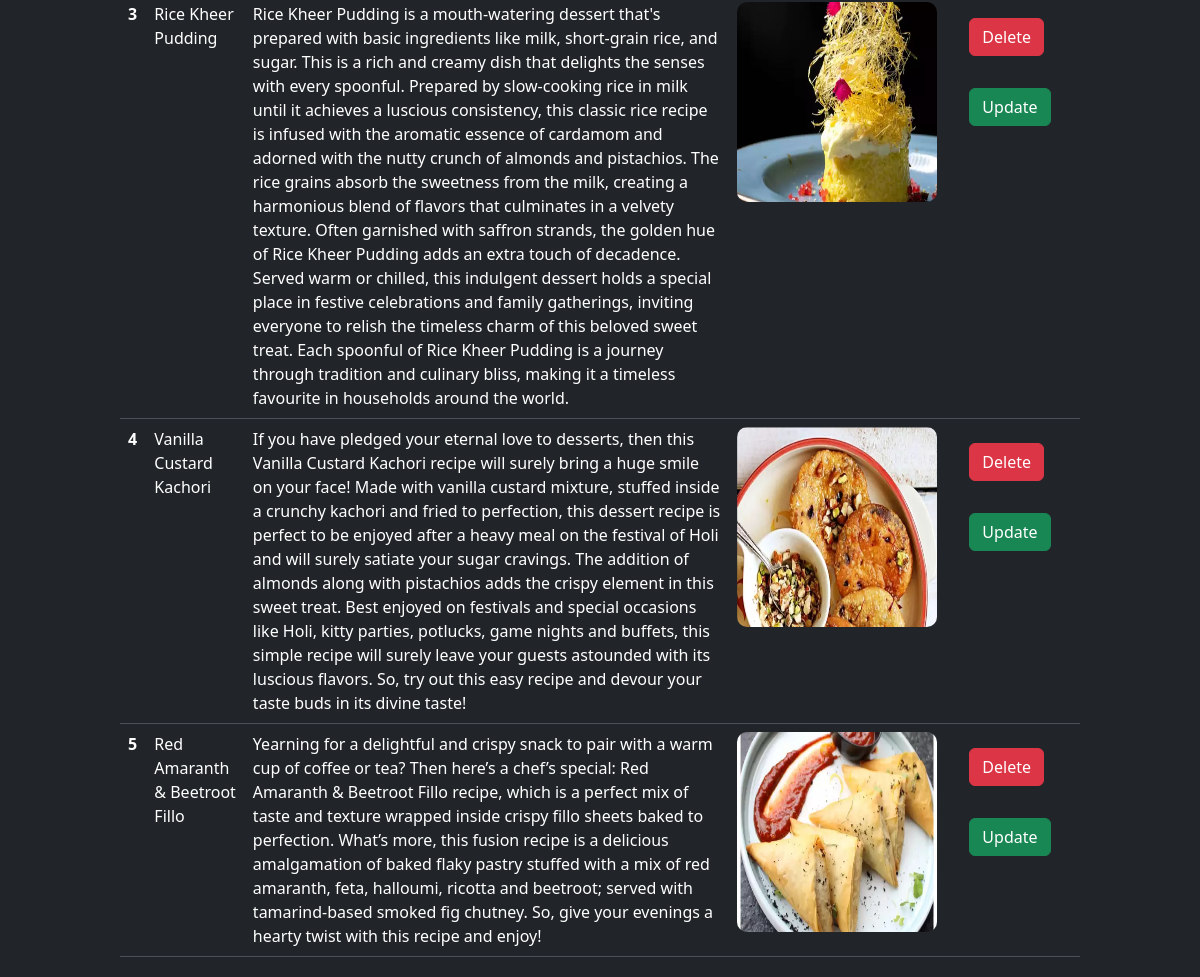
The app's page / (signed in, lower part), older data.
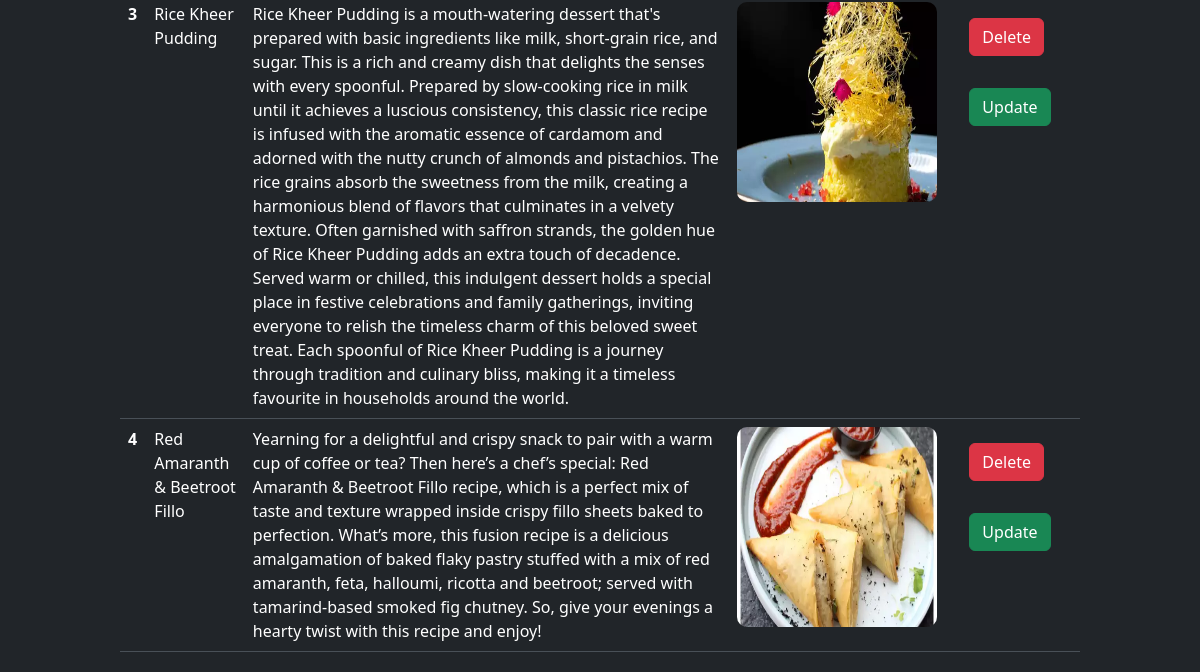
The same page, newer data.
### vege/models.py (models this page shows)
class Receipe(models.Model):
    user = models.ForeignKey(
        User, on_delete=models.SET_NULL, null=True, blank=True)
    receipe_name = models.CharField(max_length=100)
    receipe_description = models.TextField()
    receipe_image = models.ImageField(upload_to="receipe")
    recipe_view_count = models.IntegerField(default=1)

### vege/views.py (the view, shortened to what this page needs)
# urls.py: path('', receipes),
@login_required(login_url="/vege/loginn")
def receipes(request):
    queryset = Receipe.objects.all()
    if request.GET.get("search"):
        queryset = Receipe.objects.filter(
            receipe_name__icontains=request.GET.get("search"))
    elif request.GET.get("search") == '':
        queryset = None
    context = {"receipes": queryset}
    return render(request, "receipes.html", context=context)

### vege/templates/receipes.html (shortened to what this page needs)
{% extends 'base.html' %}
{% load static %}
{% block start %}
  <div class="container mt-5">
    <table class="table mt-5">
      <tbody>
        {% for receipe in receipes %}
          <tr>
            <th scope="row">{{ forloop.counter }}</th>
            <td>{{ receipe.receipe_name }}</td>
            <td>{{ receipe.receipe_description }}</td>
            <td>
              <img src="/media/{{ receipe.receipe_image }}" alt="Not Uploaded" height="200" width="200" style="border-radius: 10px;" />
            </td>
            <td>
              <a href="{% url 'delete_receipe' receipe.id %}" class="btn btn-danger m-3">Delete</a>
              <a href="{% url 'updated' receipe.id %}" class="btn btn-success m-3">Update</a>
            </td>
          </tr>
        {% endfor %}
      </tbody>
    </table>
  </div>
{% endblock %}

### vege/templates/base.html (shortened to what this page needs)
<!DOCTYPE html>
<html lang="en">
  <head>
    <link href="https://cdn.jsdelivr.net/npm/bootstrap@5.3.3/dist/css/bootstrap.min.css" rel="stylesheet" />
  </head>
  <body data-bs-theme="dark">
    {% block start %}
    {% endblock %}
  </body>
</html>

### vege/templates/base.html (style rules this page uses)
.table { width: 80vw; margin: 20px auto; }

Row changes from the older to the newer data that the page shows:
removed Receipe: receipe_name "Vanilla Custard Kachori", receipe_description "If you have pledged your eternal love to desserts, then this Vanilla Custard Kachori recipe will surely bring a huge smile on your face! Made with vanilla custard mixture, stuffed inside a crunchy kachori and fried to perfection, this dessert recipe is perfect to be enjoyed after a heavy meal on the festival of Holi and will surely satiate your sugar cravings. The addition of almonds along with pistachios adds the crispy element in this sweet treat. Best enjoyed on festivals and special occasions like Holi, kitty parties, potlucks, game nights and buffets, this simple recipe will surely leave your guests astounded with its luscious flavors. So, try out this easy recipe and devour your taste…", receipe_image (picture)
